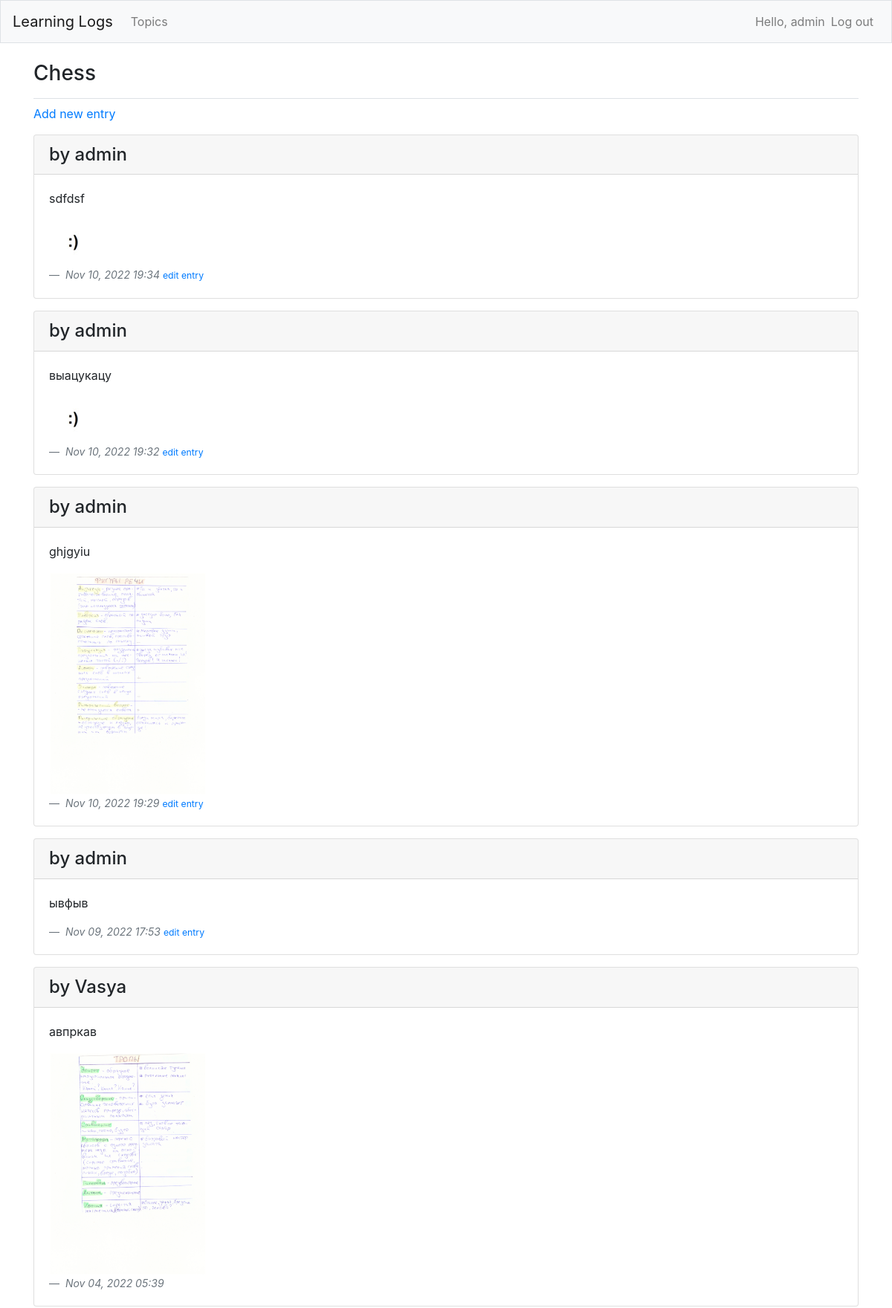
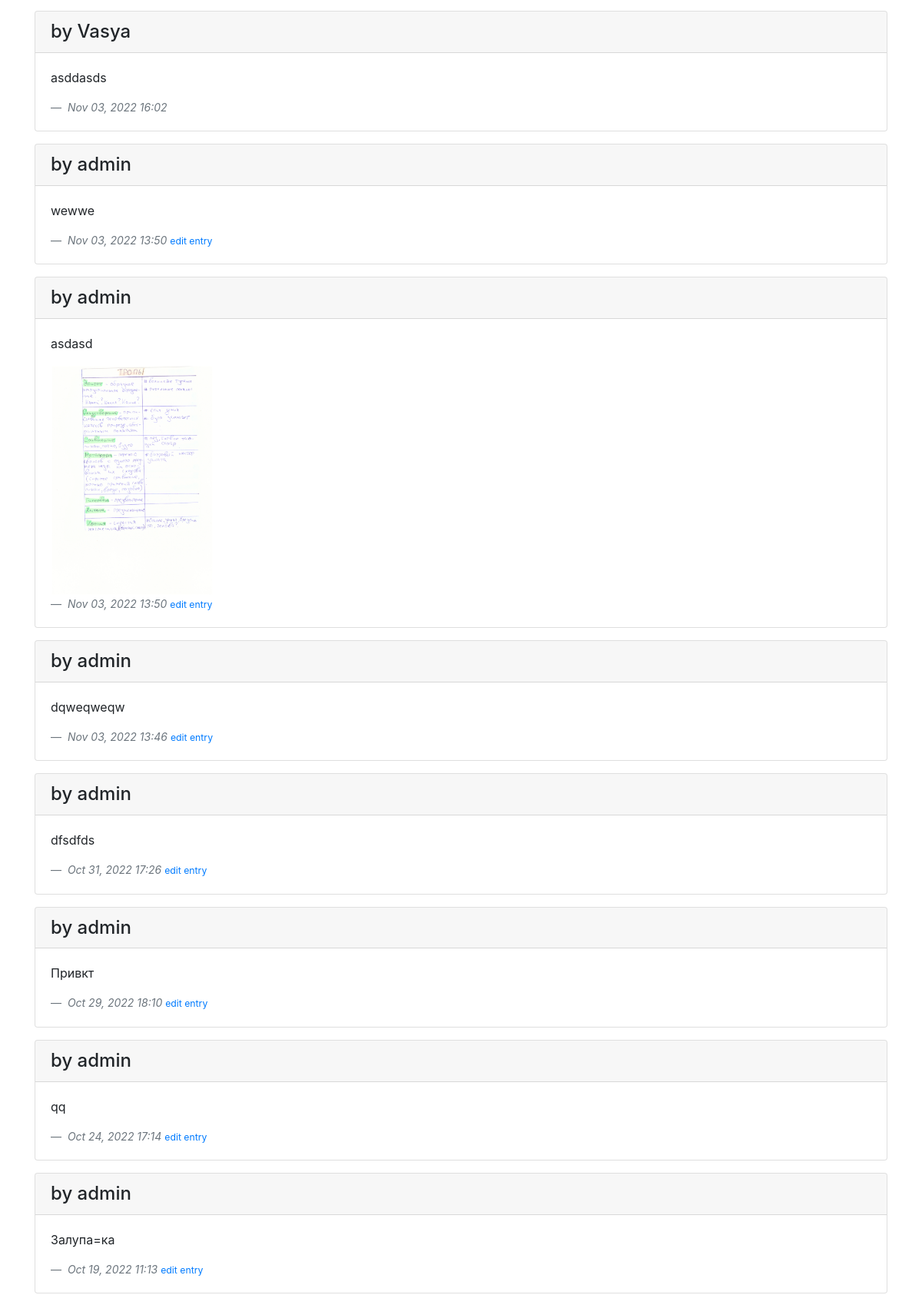
The page /topics/1/ (signed in, upper part) on the database its author committed (2 pictures, top to bottom).
### learning_logs/models.py (models this page shows, shortened)
class Topic(models.Model):
    text = models.CharField(max_length = 200)
    date_added = models.DateTimeField(auto_now_add=True)
    owner = models.ForeignKey(User, on_delete=models.CASCADE)
    def __str__(self) -> str:
        return self.text

class Entry(models.Model):
    topic = models.ForeignKey(Topic, on_delete=models.CASCADE)
    text = models.TextField()
    date_added = models.DateTimeField(auto_now_add=True)
    owner = models.ForeignKey(User, on_delete=models.CASCADE)
    image = models.ImageField(upload_to='images')
    class Meta:
        verbose_name_plural = 'entries'

### learning_logs/views.py (the view)
# urls.py: path('topics/<int:topic_id>/', views.topic, name='topic'), # Page with an addition information about topic
@login_required
def topic(request, topic_id):
    topic = Topic.objects.get(id=topic_id)
    entries = topic.entry_set.order_by('-date_added')
    for entry in entries:
        print(entry.image)
    owned_entries = topic.entry_set.filter(owner=request.user).order_by('-date_added')
    context = {'topic': topic, 'entries': entries, 'owned_entries': owned_entries}
    return render(request, 'learning_logs/topic.html', context)

### learning_logs/templates/learning_logs/topic.html
{% extends 'learning_logs/base.html' %}
{% block page_header %}
  <h3>{{ topic }}</h3>
{% endblock page_header %}
{% block content %}
<p>
  <a href="{% url 'learning_logs:new_entry' topic.id %}">Add new entry</a>
</p>
{% for entry in entries %}
  <div class="card mb-3">
    <h4 class="card-header">
      by {{ entry.owner }}
    </h4>
    <div class='card-body'>
      {{ entry.text|linebreaks }}
      {% if entry.image and entry.image != "0" %}
      <img src="{{ entry.image.url}}" alt="connect" style="max-height:300px">
      {% endif %}
      <footer class="blockquote-footer ">
        <cite title="Date">{{ entry.date_added|date:'M d, Y H:i' }} </cite>
        {% if entry in owned_entries %}
          <small class="text-end"><a href="{% url 'learning_logs:edit_entry' entry.id%}">edit entry</a></small>
        {% endif %}
      </footer>
    </div>
  </div>
{% empty %}
  <p>There are no entries for this topic yet!</p>
{% endfor %}
{% endblock content %}

### learning_logs/templates/learning_logs/base.html (shortened to what this page needs)
{% load bootstrap4 %}
<!DOCTYPE html>
<html lang="en">
<head>
  {% bootstrap_css %}
</head>
<body>
  <nav class="navbar navbar-expand-md navbar-light bg-light mb-4 border">
    <a class="navbar-brand" href="{% url 'learning_logs:index' %}">Learning Logs</a>
    <div class="collapse navbar-collapse" id="navbarCollapse">
      <ul class="navbar-nav mr-auto">
        <li class="nav-item">
          <a class="nav-link" href="{% url 'learning_logs:topics' %}">Topics</a>
        </li>
      </ul>
      <ul class="navbar-nav ml-auto">
        {% if user.is_authenticated %}
          <li class="nav-item">
            <span class="navbar-text">Hello, {{ user.username }}</span>
          </li>
          <li class="nav-item">
            <a class="nav-link" href="{% url 'users:logout' %}">Log out</a>
          </li>
        {% endif %}
      </ul>
    </div>
  </nav>
  <main role="main" class="container">
    <div class="pb-2 mb-2 border-bottom">
      {% block page_header %}{% endblock page_header %}
    </div>
    <div>
      {% block content  %}{% endblock content %}
    </div>
  </main>
</body>
</html>

### rows shown on the page
Topic: text "Chess"
Entry: owner "admin", text "sdfdsf", image (picture), date_added "Nov 10, 2022 19:34", shows "edit entry"
Entry: owner "admin", text "выацукацу", image (picture), date_added "Nov 10, 2022 19:32", shows "edit entry"
Entry: owner "admin", text "ghjgyiu", image (picture), date_added "Nov 10, 2022 19:29", shows "edit entry"
Entry: owner "admin", text "ывфыв", date_added "Nov 09, 2022 17:53", shows "edit entry"
Entry: owner "Vasya", text "авпркав", image (picture), date_added "Nov 04, 2022 05:39"
Entry: owner "Vasya", text "asddasds", date_added "Nov 03, 2022 16:02"
Entry: owner "admin", text "wewwe", date_added "Nov 03, 2022 13:50", shows "edit entry"
Entry: owner "admin", text "asdasd", image (picture), date_added "Nov 03, 2022 13:50", shows "edit entry"
Entry: owner "admin", text "dqweqweqw", date_added "Nov 03, 2022 13:46", shows "edit entry"
Entry: owner "admin", text "dfsdfds", date_added "Oct 31, 2022 17:26", shows "edit entry"
Entry: owner "admin", text "Привкт", date_added "Oct 29, 2022 18:10", shows "edit entry"
Entry: owner "admin", text "qq", date_added "Oct 24, 2022 17:14", shows "edit entry"
Entry: owner "admin", text "Залупа=ка", date_added "Oct 19, 2022 11:13", shows "edit entry"

### other values the page prints
{{ user.username }} "admin"
